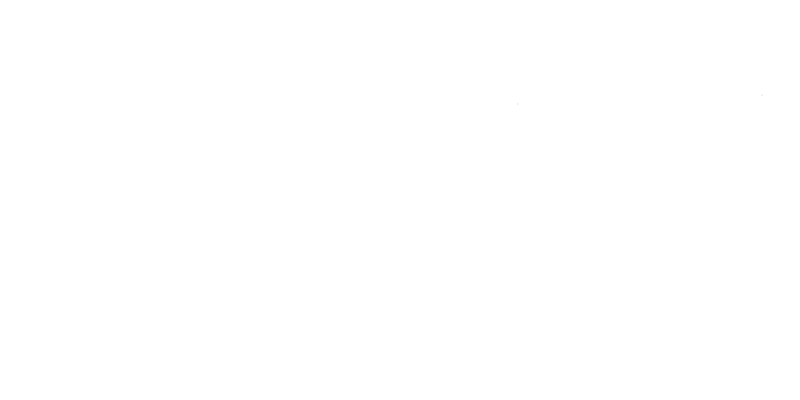
Frame 1 (no input)
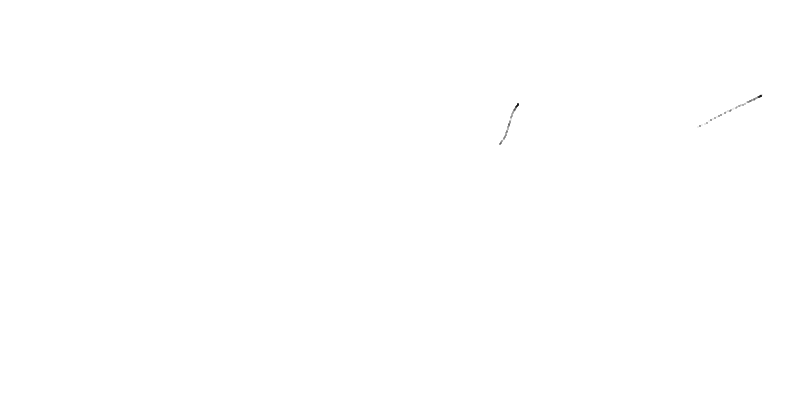
Frame 60 (the mouse pressed at the canvas centre just before this capture)
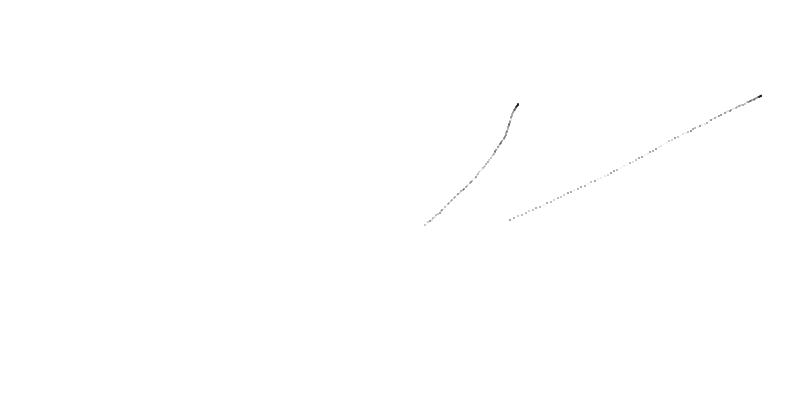
Frame 120 (the mouse held since frame 60 and released just before this capture)

The Processing sketch that drew these frames (run headless with seeded random() and noise(); from frame 60 on, the mouse is pressed at the canvas centre):

// Processing sketch: processing_134775
// ── processing_134775.pde

int num=2;
Triangle [] triangles= new Triangle [num];
void setup(){
background(255);
size (800,400);
smooth();
for (int i=0; i<triangles.length; i++){
triangles[i] = new Triangle(60, 100);   
 }
}
 
void draw(){
for (int i=0; i<triangles.length; i++){
triangles[i].update(random(width), random(height),.1);
triangles[i].display(width/2, height/2, 1, 1);
triangles[i].checkedges();
 }
}
 
class Triangle {
    PVector loc=new PVector();
    PVector velocity=new PVector();
    PVector acceleration;
    PVector loc2;
    float topspeed;
    float xtemp;
    float ytemp;
    float movex;
    float movey;
 
 
Triangle (float x, float y) {
loc = new PVector (random(width), random(height));
velocity= new PVector (0,0);
acceleration = new PVector(-.1,.1);
topspeed=5;
}
 
void display(float x1, float y1,float w, float h){
 
noFill();
stroke(0,random(10,200));
strokeWeight(.5);
rect (loc.x, loc.y, w,h);
//rect (loc.x, loc.y, w+random(15),h+random(50));

}
   
void update(float mx, float my, float a){
xtemp=random(-10, 10);
ytemp=random(-10,10);
movex=xtemp+mx;
movey=ytemp+my;
 
movey=constrain(movey, height/4, height-(height/4));
loc2= new PVector (movex,movey);
 
PVector dir = PVector.sub(loc2,loc);
dir.normalize();
acceleration = dir;
acceleration.mult(random(a));
 
velocity.add(acceleration);
//velocity.limit(topspeed);
loc.add(velocity);
}
 
void checkedges(){
if ((loc.x > width) || (loc.x < 0)) {
velocity.x = velocity.x * -1;
}
if ((loc.y > height) || (loc.y < 0)) {
velocity.y = velocity.y * -1;
  }
 }
}
 
void mousePressed(){
if (mousePressed){
background(0);
println(mousePressed + "yes");
 }
}
